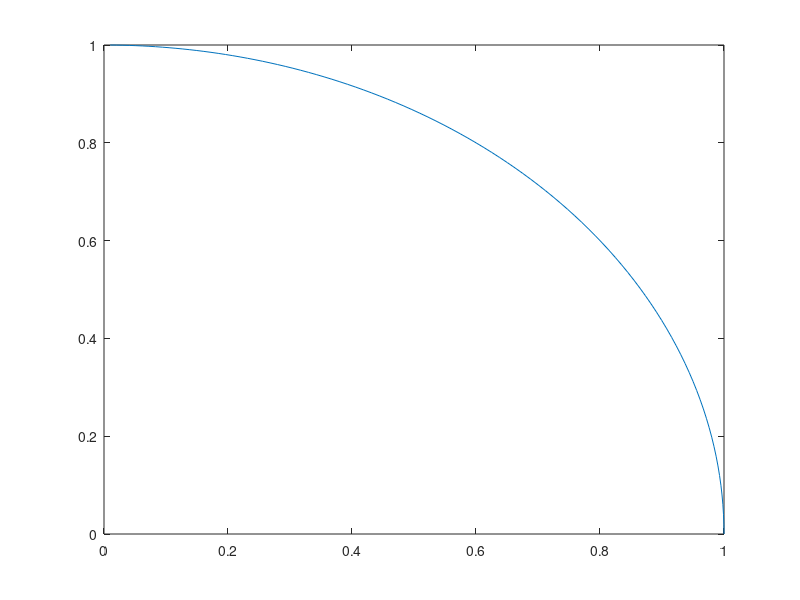

Reproduce this figure in MATLAB.
%
%
%

n = 100;
X = zeros(1, n);
Y = zeros(1, n);

for i = 1:n
  t = 1.0 / n * (i-1);

  X(i) = (1.0 - t*t)/(1 + t*t);
  Y(i) = 2.0*t/(1+t*t);
endfor

plot(X, Y);
